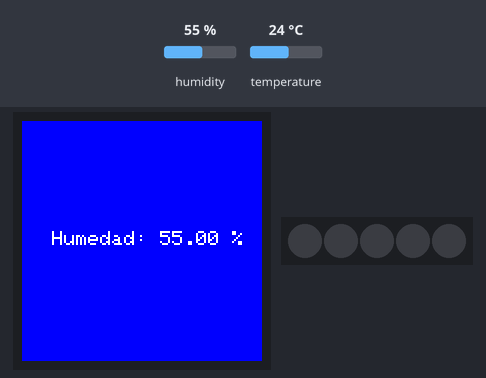
Bench run of a sketch on a simulated Arduino MKR. Parts: 240×240 colour display, 5 RGB LEDs in strip order, left to right. Inputs (shaded band) come from the test bench; at power-on: humidity 55 %, temperature 24 °C. What the sketch prints to the serial monitor is not drawn.

Above: at 1.4 s.
1.5 s: humidity set to 22 %
At 2.0 s:
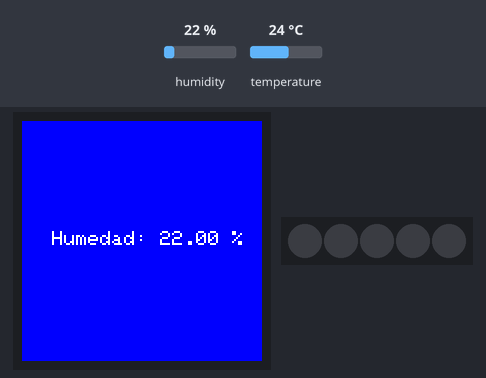
4.5 s: humidity set to 40 %
At 6.0 s:
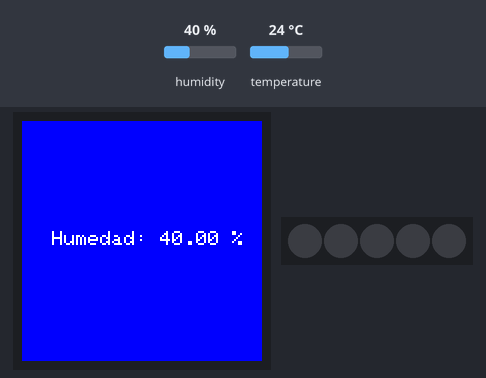
7.5 s: humidity set to 68 %
At 8.5 s:
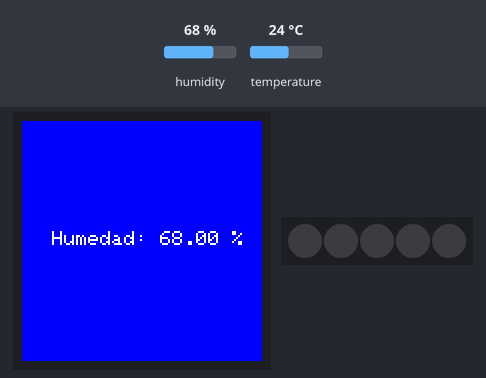
Timing chart, 0 to 10.5 s (numbered marks = the images above; inputs shaded):
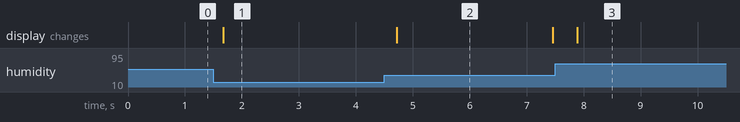

Measured:
- after the input at 1.5 s, the display: changes after 0.17 s (image 1)
- after the input at 4.5 s, the display: changes after 0.22 s (image 2)
- after the input at 7.5 s, the display: changes after 0.38 s (image 3)
- what the display in image 2 shows lasts 2.8 s, from 4.7 s to 7.5 s

The sketch:

opla01.ino
```cpp
#include <Arduino_MKRIoTCarrier.h>
MKRIoTCarrier carrier;
//CARRIER_CASE = 0;

float temperature = 0;
float humidity = 0;

void setup() {
  Serial.begin(9600);
  carrier.begin();
  carrier.display.setRotation(2);
}

void loop() {

  temperature = carrier.Env.readTemperature();
  humidity = carrier.Env.readHumidity();

  carrier.Buttons.update();

  Serial.print("Temperature = ");
  Serial.print(temperature);
  Serial.println(" °C");

  Serial.print("Humidity = ");
  Serial.print(humidity);
  Serial.println(" %");

  printTemperature();
  printHumidity();
  delayMicroseconds(2000);
}


void printTemperature() {
  carrier.display.fillScreen(ST77XX_BLUE); //red background
  carrier.display.setTextColor(ST77XX_WHITE); //white text
  carrier.display.setTextSize(2); //medium sized text

  carrier.display.setCursor(30, 110); //sets position for printing (x and y)
  carrier.display.print("Temperatura: ");
  carrier.display.print(temperature);
  carrier.display.println(" C");

}

void printHumidity() {
  carrier.display.fillScreen(ST77XX_BLUE); //red background
  carrier.display.setTextColor(ST77XX_WHITE); //white text
  carrier.display.setTextSize(2); //medium sized text

  carrier.display.setCursor(30, 110); //sets new position for printing (x and y)
  carrier.display.print("Humedad: ");
  carrier.display.print(humidity);
  carrier.display.println(" %");
}
```
